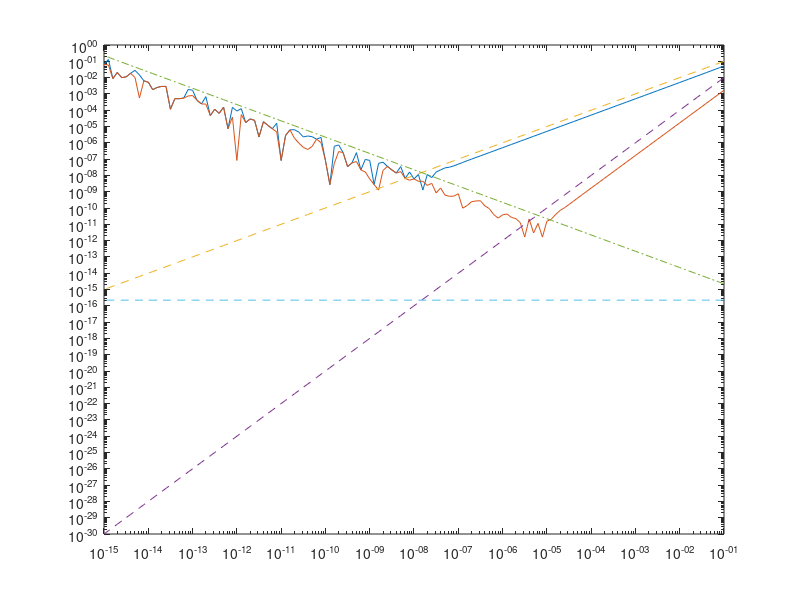

MATLAB code to generate this figure:
% Probleem 1 -------------------------------------------------------------------------------
n = -1:-0.1:-15;
h = 10.^n;

y1 = (5*exp(h) - 5)./h;
y2 = (5*exp(h) - 5*exp(-h))./(2*h);

rel1 = abs(5-y1)/5;                %Relatieve fout is (verwacht-uitgekomen)/verwacht
rel2 = abs(5-y2)/5;

figure;
loglog(h, rel1);                   
hold on;                           %Nodig zodat beide plots getekend worden, ofanders wordt de eerste door de tweede overschreven.
loglog(h, rel2);                   
%Twee soorten fouten: benaderingsfout & afrondingsfout
%   f'(x) != (f(x+h) - f(x) / h) alleen juist voor als h oneindig klein is, matlab kan niet zo klein, dus quotient heeft grote relatieve fout.
%   Als h kleiner wordt wordt benadering beter, daarna gaat afrondingsfout belangrijker worden.


% Probleem 2 -------------------------------------------------------------------------------
hold on;
k1 = 1;
hk1 = h .^k1;
loglog(h, hk1, '--');
hold on;
k2 = 2;
hk2 = h .^k2;
loglog(h, hk2, '--');


% Probleem 3 -------------------------------------------------------------------------------
hold on;
grens_afrondingsfout = h.^(-1)*eps;
loglog(h, grens_afrondingsfout, '-.');
hold on;
x(1:141) = eps; 
plot(h, x, '--');
